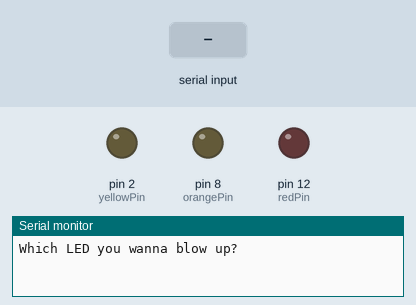
Bench run of a sketch on a simulated Arduino Uno, built with avr-gcc and run on an emulated ATmega328P. On the bench: output pins drawn as LEDs (lit = HIGH), the last lines printed to the serial monitor. The test bench sets the inputs (shaded band).

Above: at 1.2 s.
1.3 s: "red" received over Serial
At 3.0 s:
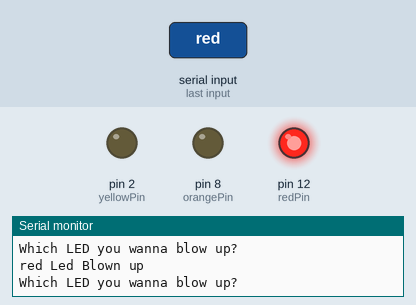
3.8 s: "yellow" received over Serial
At 6.0 s:
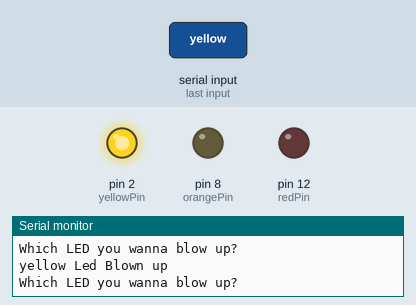
6.3 s: "orange" received over Serial
At 8.1 s:
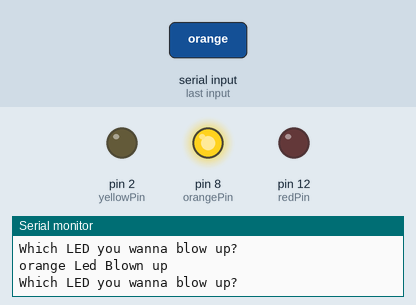
Timing chart, 0 to 9.6 s (numbered marks = the images above; inputs shaded):
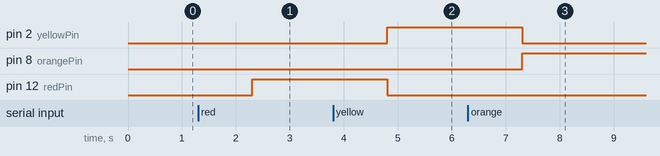

Measured:
- after the input at 1.3 s, pin 12 (redPin): LOW → HIGH after 1.0 s
- after the input at 3.8 s, pin 2 (yellowPin): LOW → HIGH after 1.0 s; pin 12 (redPin): HIGH → LOW after 1.0 s
- after the input at 6.3 s, pin 2 (yellowPin): HIGH → LOW after 1.0 s; pin 8 (orangePin): LOW → HIGH after 1.0 s

The sketch:

19.ReadingStringsFromUser.ino
```cpp
// C++ code
//

String myName;
String mes = "Which LED you wanna blow up?";
//String mes2 = "Hello ";
String mes3 = " Led Blown up";
int redPin = 12;
int orangePin = 8;
int yellowPin = 2;
int delayt = 1000;

void setup() {
  pinMode(redPin, OUTPUT);
  pinMode(orangePin, OUTPUT);
  pinMode(yellowPin, OUTPUT);
  Serial.begin(9600);
}

void loop()
{
//  digitalWrite(redPin, HIGH);
//  digitalWrite(orangePin, HIGH);
//  digitalWrite(yellowPin, HIGH);
//  delay(1000); // Wait for 1000 millisecond(s)
//  digitalWrite(redPin, LOW);
//  digitalWrite(orangePin, LOW);
//  digitalWrite(yellowPin, LOW);
//  delay(1000); // Wait for 1000 millisecond(s)
Serial.println(mes);
while (Serial.available() == 0){

}
myName = Serial.readString();
Serial.print(myName);
Serial.println(mes3);
if (myName == "red"){
    digitalWrite(redPin, HIGH);
    digitalWrite(yellowPin, LOW);
    digitalWrite(orangePin, LOW);
  }

else if (myName == "yellow"){
    digitalWrite(yellowPin, HIGH);
    digitalWrite(orangePin, LOW);
    digitalWrite(redPin, LOW);
  }

else if (myName == "orange"){
    digitalWrite(orangePin, HIGH);
    digitalWrite(yellowPin, LOW);
    digitalWrite(redPin, LOW);
  }

}
```
